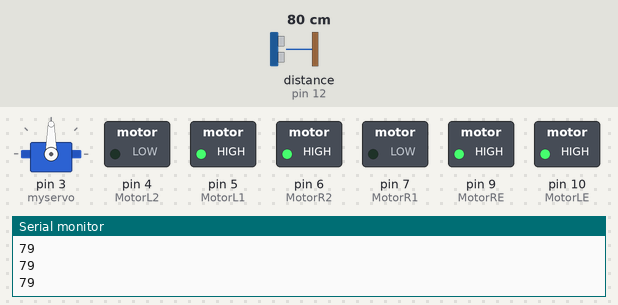
This sketch was run on a simulated Arduino Uno, built with avr-gcc and run on an emulated ATmega328P. Shown: servo, switched loads named in the sketch (green lamp = pin HIGH), the last lines printed to the serial monitor. Wiring (inferred from the names in the program): ultrasonic range finder: trigger pin 11; echo pin 12. Dashed ring = blinking. The test bench sets the inputs (shaded band); at power-on: distance to the obstacle (sensor on pin 12) 80 cm. The echo pulse lasts 58.3 µs per cm; pins used as bus, display or sensor lines are not drawn.

Above: at 1.2 s.
1.3 s: distance to the obstacle (sensor on pin 12) set to 2 cm
At 2.1 s:
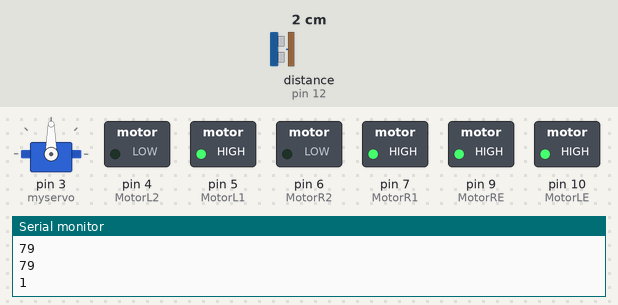
4.3 s: distance to the obstacle (sensor on pin 12) set to 27 cm
6.4 s: distance to the obstacle (sensor on pin 12) set to 34 cm
At 7.9 s:
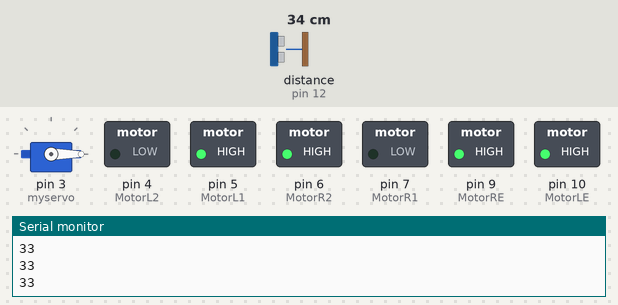
9.4 s: distance to the obstacle (sensor on pin 12) set to 4 cm
At 9.8 s:
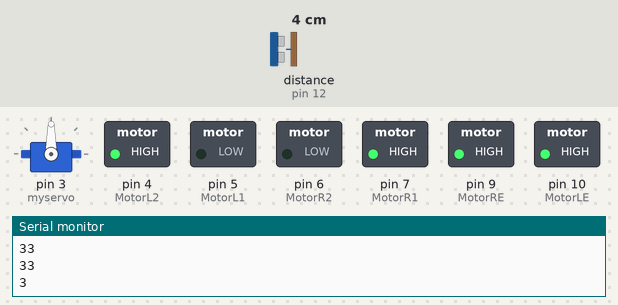
12.4 s: distance to the obstacle (sensor on pin 12) set to 35 cm
At 13.1 s:
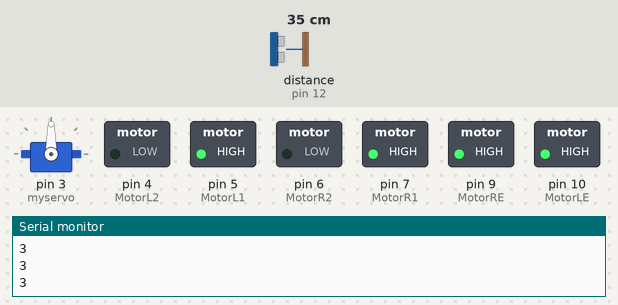
Timing chart, 0 to 16.4 s (numbered marks = the images above; inputs shaded):
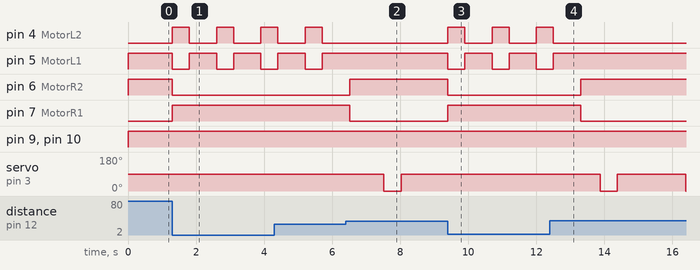

Measured:
- the behaviour switches between 30 and 31 cm on distance to the obstacle (sensor on pin 12) (found by bisection; images 1 and 2)
- after the input at 1.3 s, pin 4 (MotorL2): alternates HIGH for 0.50 s and LOW for 0.80 s, starting at once; pin 5 (MotorL1): alternates HIGH for 0.80 s and LOW for 0.50 s, starting at once; pin 6 (MotorR2): HIGH → LOW at once; pin 7 (MotorR1): LOW → HIGH at once; servo on pin 3 (myservo): stays 90° (without the input it goes to 0° after 1.4 s)
- after the input at 6.4 s, pin 4 (MotorL2): stops changing and stays LOW; pin 5 (MotorL1): stops changing and stays HIGH; pin 6 (MotorR2): LOW → HIGH after 0.11 s; pin 7 (MotorR1): HIGH → LOW after 0.11 s; servo on pin 3 (myservo): 90° → 0° after 1.1 s, → 90° 0.50 s later
- after the input at 9.4 s, pin 4 (MotorL2): alternates HIGH for 0.50 s and LOW for 0.80 s, starting at once; pin 5 (MotorL1): alternates HIGH for 0.80 s and LOW for 0.50 s, starting at once; pin 6 (MotorR2): HIGH → LOW at once; pin 7 (MotorR1): LOW → HIGH at once; servo on pin 3 (myservo): stays 90° (without the input it goes to 0° after 0.64 s)
- after the input at 12.4 s, pin 4 (MotorL2): goes on until 12.5 s, then stays LOW; pin 5 (MotorL1): goes on until 12.5 s, then stays HIGH; pin 6 (MotorR2): LOW → HIGH after 0.91 s; pin 7 (MotorR1): HIGH → LOW after 0.91 s; servo on pin 3 (myservo): 90° → 0° after 1.5 s, → 90° 0.50 s later, → 0° 2.0 s later

The sketch:

Ultrasonic_araba_sprey.ino
```cpp
#include <Servo.h>             //  Servo motor kütüphanesini ekledik

Servo myservo;                 // Kullanılacak servo ismi tanımladık

#define echoPin 12             //Ultrasonik sensörün echo pini Arduino'nun 12.pinine
#define trigPin 11             //Ultrasonik sensörün trig pini Arduino'nun 11.pinine tanımlandı.
#define MotorR1 7
#define MotorR2 6
#define MotorRE 9              // Motor pinlerini tanımlıyoruz.
#define MotorL1 5
#define MotorL2 4
#define MotorLE 10


long sure, uzaklik;             //süre ve uzaklık diye iki çok uzun değişken tanımlıyoruz.
int  sayi=0;                    // sayı değişkeni tanımladık integer

void setup() {
  myservo.attach(3);            // servo motora bağlanacak çıkışı tanımadık
  myservo.write(90);            // açılışta servo motorun açısı 90 dece ayarladık.

  pinMode(echoPin, INPUT);      // eko pini input tanımladık diğerli Output oldu
  pinMode(trigPin, OUTPUT);

  pinMode(MotorL1, OUTPUT);
  pinMode(MotorL2, OUTPUT);
  pinMode(MotorLE, OUTPUT);      //Motorlarımızı çıkış olarak tanımlıyoruz.
  pinMode(MotorR1, OUTPUT);
  pinMode(MotorR2, OUTPUT);
  pinMode(MotorRE, OUTPUT);


  Serial.begin(9600);            // Seri portu başlattık.

}

void loop() {

  digitalWrite(trigPin, LOW);    //sensör pasif hale getirildi
  delayMicroseconds(5);
  digitalWrite(trigPin, HIGH);   //Sensore ses dalgasının üretmesi için emir verildi
  delayMicroseconds(10);
  digitalWrite(trigPin, LOW);    //Yeni dalgaların üretilmemesi için trig pini LOW konumuna getirildi

  sure = pulseIn(echoPin, HIGH); //ses dalgasının geri dönmesi için geçen sure ölçülüyor
  uzaklik = sure / 29.1 / 2;     //ölçülen süre uzaklığa çevriliyor

  Serial.println(uzaklik);

  if (uzaklik < 30){              // Uzaklık 30cm'den küçük ise sprey duruyor,  biraz geri ve sonra sağa dönüyor.
    geri();                       // Geri fonksiyonu çağrılyor.
    delay(500);
    sag();                        // sağa fonksiyonu çağrılyor.
    delay(800);
  }
  else {                         // Mesafe 30 CM büyükse ileri giderek spreyleme yapıyor.

    ileri();                     // ileri fonksiyonu çağrılyor.

    sayi++;                      // Spreyleme zamanı sayıyır.
    if (sayi>=500) {             // 500 den büyükse servoyu 0 derece yapıyor spreyliyor ve sayıyı sıfırlıyor.
    sayi=0;
    myservo.write(0);
    delay(500);
    }else{
    myservo.write(90);         // değilse servo spreyleme pozisyonunu eski haline getiriyor.
    }
}
}


void ileri(){                  // Robotun ileri yönde hareketi için fonksiyon tanımlıyoruz.
  digitalWrite(MotorR1, LOW);  // Sağ motorun ileri hareketi aktif
  digitalWrite(MotorR2, HIGH); // Sağ motorun geri hareketi pasif
  analogWrite(MotorRE, 255);   // Sağ motorun hızı 150

  digitalWrite(MotorL1, HIGH); // Sol motorun ileri hareketi aktif
  digitalWrite(MotorL2, LOW);  // Sol motorun geri hareketi pasif
  analogWrite(MotorLE, 255);   // Sol motorun hızı 150
}


void sag(){                     // Robotun sağa dönme hareketi için fonksiyon tanımlıyoruz.
  digitalWrite(MotorR1, HIGH);  // Sağ motorun ileri hareketi pasif
  digitalWrite(MotorR2, LOW);   // Sağ motorun geri hareketi aktif
  analogWrite(MotorRE, 255);    // Sağ motorun hızı 150

  digitalWrite(MotorL1, HIGH);  // Sol motorun ileri hareketi aktif
  digitalWrite(MotorL2, LOW);   // Sol motorun geri hareketi pasif
  analogWrite(MotorLE, 255);    // Sol motorun hızı 150
}


void geri(){                    // Robotun geri yönde hareketi için fonksiyon tanımlıyoruz.
  digitalWrite(MotorR1, HIGH);  // Sağ motorun ileri hareketi pasif
  digitalWrite(MotorR2, LOW);   // Sağ motorun geri hareketi aktif
  analogWrite(MotorRE, 255);    // Sağ motorun hızı 150

  digitalWrite(MotorL1, LOW);   // Sol motorun ileri hareketi pasif
  digitalWrite(MotorL2, HIGH);  // Sol motorun geri hareketi aktif
  analogWrite(MotorLE, 255);    // Sol motorun hızı 150
}
```
